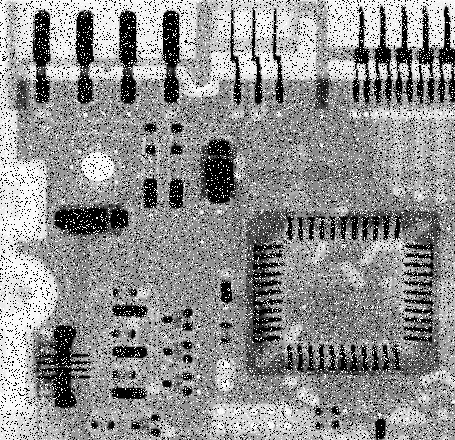
#> input picture CH03/input/Fig0335(a)(ckt_board_saltpep_prob_pt05).tif, 455 x 440 px
$ python mean-filter.py   (older library calls are emulated)
#> lines starting #> are read from the running program, lines starting #| are printed output that depends on the picture
import skimage
from skimage import io, filters, color
import matplotlib.pyplot as plt
import numpy as np


FILE_NAME = "Fig0335(a)(ckt_board_saltpep_prob_pt05).tif"
INPUT_FILE = "input/"+FILE_NAME
OUTPUT_FILE = "output/"+FILE_NAME[:-3]+".png"

img = io.imread(INPUT_FILE)
#> img is the input picture: shape (440, 455); min 0, max 255, mean 144.1
img = skimage.img_as_float(img)


kernel = 1.0/16*np.array([
    [1,2,1],
    [2,4,2],
    [1,2,1]],dtype=np.float)
print("kernel",kernel)

img_out = skimage.filters.edges.convolve(img,kernel,mode="constant")
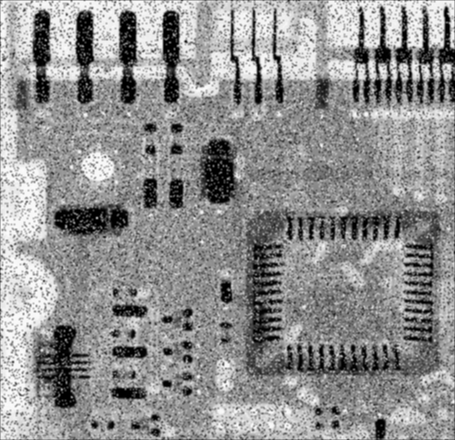
#> img_out: shape (440, 455) float64; min 0, max 0.992, mean 0.563

plt.figure(1)
plt.subplot(121)
plt.imshow(img, cmap="gray")
plt.subplot(122)
plt.imshow(img_out, cmap="gray")
plt.show()
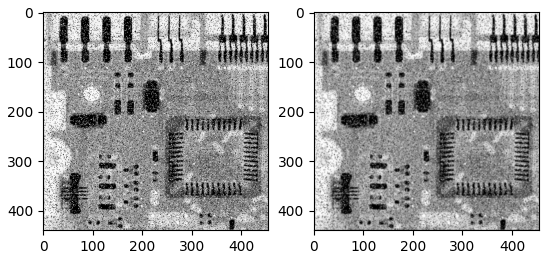
#> figure drawn by matplotlib, 2 panels

io.imsave(OUTPUT_FILE,img_out)
